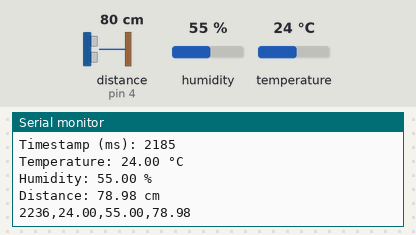
Recording of a sketch running on a simulated Arduino Uno, built with avr-gcc and run on an emulated ATmega328P. On the bench: the last lines printed to the serial monitor. Wiring (inferred from the names in the program): ultrasonic range finder: trigger pin 3; echo pin 4. The test bench sets the inputs (shaded band); at power-on: distance to the obstacle (sensor on pin 4) 80 cm, humidity 55 %, temperature 24 °C. The echo pulse lasts 58.3 µs per cm.

Above: at 2.9 s.
3.0 s: distance to the obstacle (sensor on pin 4) set to 2 cm
At 5.4 s:
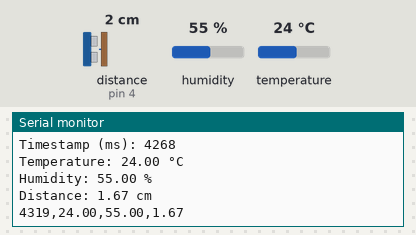
5.8 s: humidity set to 22 %
At 7.5 s:
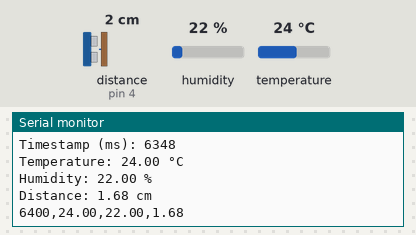
8.6 s: distance to the obstacle (sensor on pin 4) set to 18 cm
At 9.6 s:
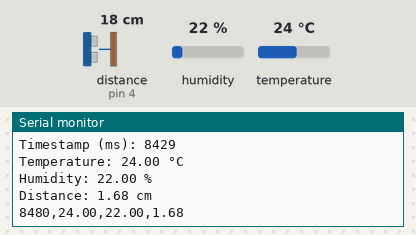
14.7 s: temperature set to 12 °C
At 15.2 s:
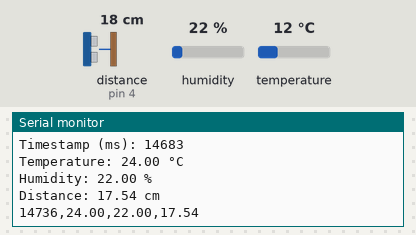
17.5 s: humidity set to 40 %
At 19.8 s:
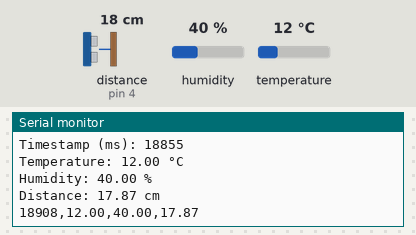
Timing chart, 0 to 21.3 s (numbered marks = the images above; inputs shaded):
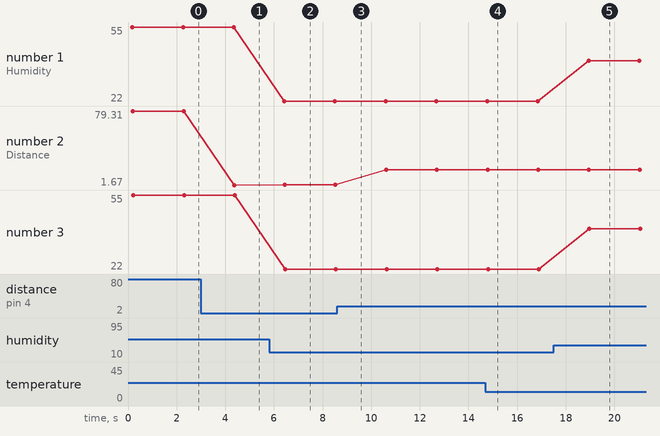

Measured:
- after the input at 3.0 s, the serial monitor: prints a new line after 1.3 s (image 1)
- after the input at 5.8 s, the serial monitor: prints a new line after 0.63 s (image 2)
- after the input at 17.5 s, the serial monitor: prints a new line after 1.4 s (image 5)
- plotted number 1: 55 → 22 after the input at 5.8 s, 22 → 40 after the input at 17.5 s
- plotted number 2: 78.98 → 1.67 after the input at 3.0 s, 1.67 → 1.68 after the input at 5.8 s, 1.68 → 17.54 after the input at 8.6 s, 17.54 → 17.87 after the input at 17.5 s
- plotted number 3: 55 → 22 after the input at 5.8 s, 22 → 40 after the input at 17.5 s

The sketch:

sketch_oct2a.ino
```cpp
#include "DHT.h"

#define DHTPIN 2
#define DHTTYPE DHT22
DHT dht(DHTPIN, DHTTYPE);

#define TRIG_PIN 3
#define ECHO_PIN 4

long duration;
float distance;

void setup() {
  Serial.begin(9600);
  dht.begin();

  pinMode(TRIG_PIN, OUTPUT);
  pinMode(ECHO_PIN, INPUT);

  Serial.println("=== Smart Indoor Safety & Comfort Monitor ===");
  Serial.println("timestamp_ms,temp_C,humidity_percent,distance_cm"); // CSV header
}

void loop() {

  float temp = dht.readTemperature();
  float humidity = dht.readHumidity();

  if (isnan(temp) || isnan(humidity)) {
    Serial.println("Error: DHT22 read failed");
    return;
  }


  digitalWrite(TRIG_PIN, LOW);
  delayMicroseconds(2);
  digitalWrite(TRIG_PIN, HIGH);
  delayMicroseconds(10);
  digitalWrite(TRIG_PIN, LOW);

  duration = pulseIn(ECHO_PIN, HIGH);
  distance = duration * 0.034 / 2;  // cm

  Serial.println("----------------------------");
  Serial.print("Timestamp (ms): ");
  Serial.println(millis());
  Serial.print("Temperature: ");
  Serial.print(temp);
  Serial.println(" °C");
  Serial.print("Humidity: ");
  Serial.print(humidity);
  Serial.println(" %");
  Serial.print("Distance: ");
  Serial.print(distance);
  Serial.println(" cm");

  // --- CSV output (single line) ---
  Serial.print(millis());
  Serial.print(",");
  Serial.print(temp);
  Serial.print(",");
  Serial.print(humidity);
  Serial.print(",");
  Serial.println(distance);

  delay(2000); // capture every 2 seconds
}
```
